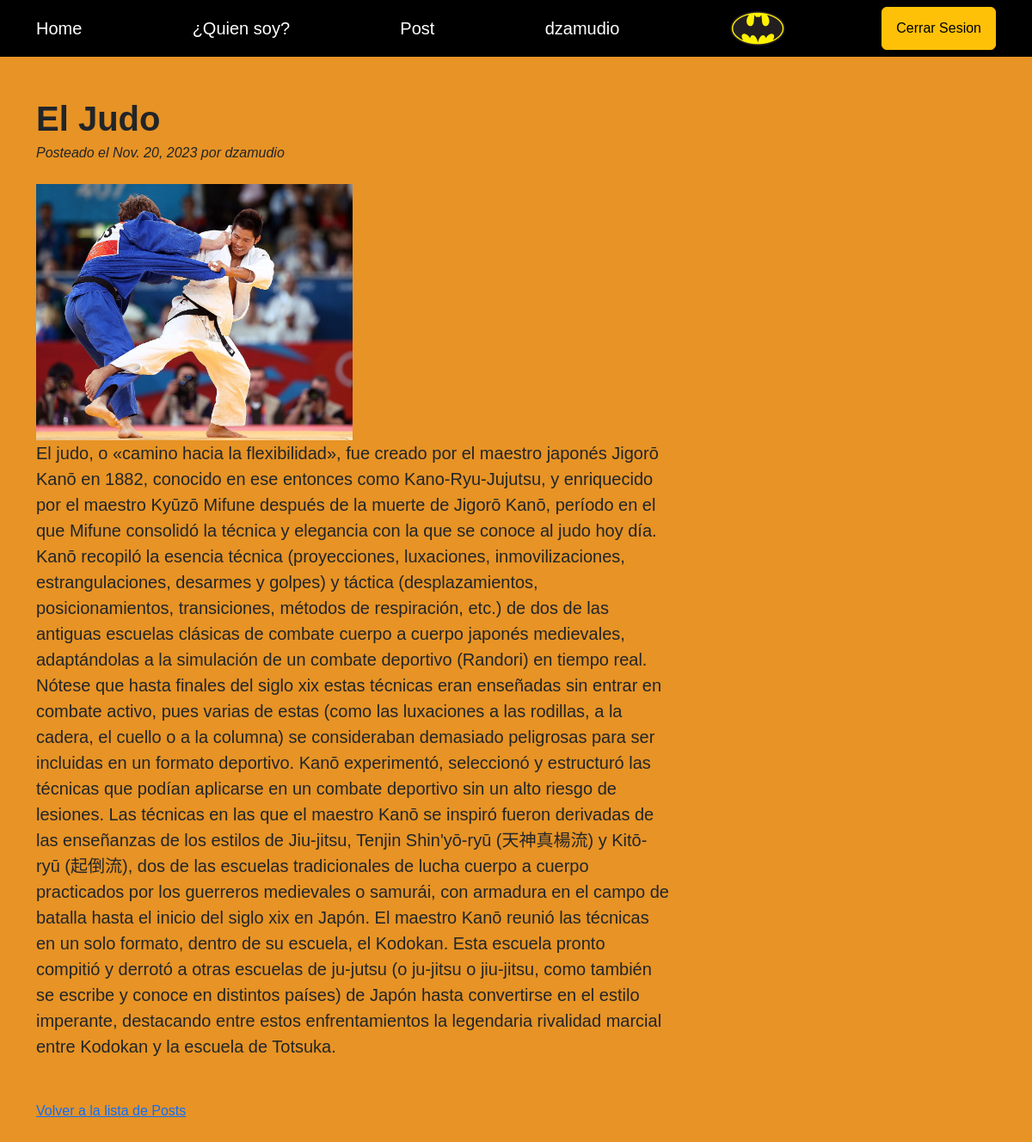
/pages/9 (signed in), run on the app's committed database.
### AppBlog/models.py (models this page shows, shortened)
class Img(models.Model):
    user = models.OneToOneField(User, on_delete=models.CASCADE)
    imagen = models.ImageField(upload_to="imgs", null=True, blank=True)

class Post(models.Model):
    articulo = models.CharField(max_length=50)
    texto = RichTextField()
    autor = models.CharField(max_length=50)
    fecha = models.DateField()
    imagen = models.ImageField(upload_to="blogimagen", null=True, blank=True)

### AppBlog/views.py (the view)
# urls.py: path('pages/<pk>', views.PostDetailView.as_view(), name="detalle_post"),
class PostDetailView(DetailView):
    model = Post
    template_name = "detalle_post.html"

### AppBlog/templates/detalle_post.html (shortened to what this page needs)
{% extends "./padre.html" %}
{% load static %}
{% block contenidoQueCambia %}
<body>
<div class="container mt-5">
    <div class="row">
        <div class="col-lg-8">
            <article>
                <header class="mb-4">
                    <h1 class="fw-bolder mb-1">{{post.articulo}}</h1>
                    <div class="fst-italic mb-2">Posteado el {{post.fecha}} por {{post.autor}}</div>
                </header>
                <a href=""><img class="card-img-top" src="{{ post.imagen.url }}" alt="" style="max-width: 50%;" /></a>
                <section class="mb-5">
                    <p class="fs-5 mb-4">{{post.texto}}</p>
                </section>
            </article>
    <p>
        <a href="{% url 'post_list' %}">Volver a la lista de Posts</a>
    </p>
</body>
{% endblock contenidoQueCambia %}

### AppBlog/templates/padre.html (shortened to what this page needs)
<!DOCTYPE html>
<html lang="en">
    <head>
        {% load static%}
        <link href="https://cdn.jsdelivr.net/npm/bootstrap-icons@1.5.0/font/bootstrap-icons.css" rel="stylesheet" type="text/css" />
        <link href="{% static 'css/styles.css' %}" rel="stylesheet" />
    </head>
    <body>
        <nav class="navbar navbar-light bg-black static-top">
                <div class="container">
                    <a class="navbar-brand text-white" href={% url "inicio" %}>Home</a>
                    <a class="navbar-brand text-white" href={% url "quiensoy" %}>¿Quien soy?</a>
                    <a class="navbar-brand text-white" href={% url "post_list" %}>Post</a>
                    {% if not request.user.is_authenticated %}
                        <a class="btn btn-warning text-white" href={% url "user_login" %}>Iniciar Sesion</a>
                        <a class="btn btn-warning text-white" href={% url "user_register" %}>Registrarme</a>
                    {% else %}
                        <a class="navbar-brand text-white" href={% url "EditarPerfil" %}>{{request.user.username}}</a>
                        {% if request.user.img %}
                        <img src="{{request.user.img.imagen.url}}" alt="" height="40px">
                        {% endif %}
                        <a class="btn btn-warning" href={% url "Logout" %}>Cerrar Sesion</a>
                    {% endif %}
            </div>
        </nav>
        {% block contenidoQueCambia %}
        {% endblock contenidoQueCambia %}
    </body>
</html>

### AppBlog/templates/detalle_post.html (style rules this page uses)
body { font-family: 'Arial', sans-serif; position: relative; background-color: #e79325; background-size: cover; padding-bottom: 8rem; }

### data on the page
Post: articulo "El Judo", fecha "Nov. 20, 2023", autor "dzamudio", imagen (picture), texto "El judo, o «camino hacia la flexibilidad», fue creado por el maestro japonés Jigorō Kanō en 1882, conocido en ese entonces como Kano-Ryu-Jujutsu, y enriquecido por el maestro Kyūzō Mifune después de la muerte de Jigorō Kanō, período en el que Mifune consolidó la técnica y elegancia con la que se conoce al judo hoy día. Kanō recopiló la esencia técnica (proyecciones, luxaciones, inmovilizaciones, estrangulaciones, desarmes y golpes) y táctica (desplazamientos, posicionamientos, transiciones, métodos de respiración, etc.) de dos de las antiguas escuelas clásicas de combate cuerpo a cuerpo japonés medievales, adaptándolas a la simulación de un combate deportivo (Randori) en tiempo real. Nótese…"

### other printed values
{{ request.user.username }} "dzamudio"
